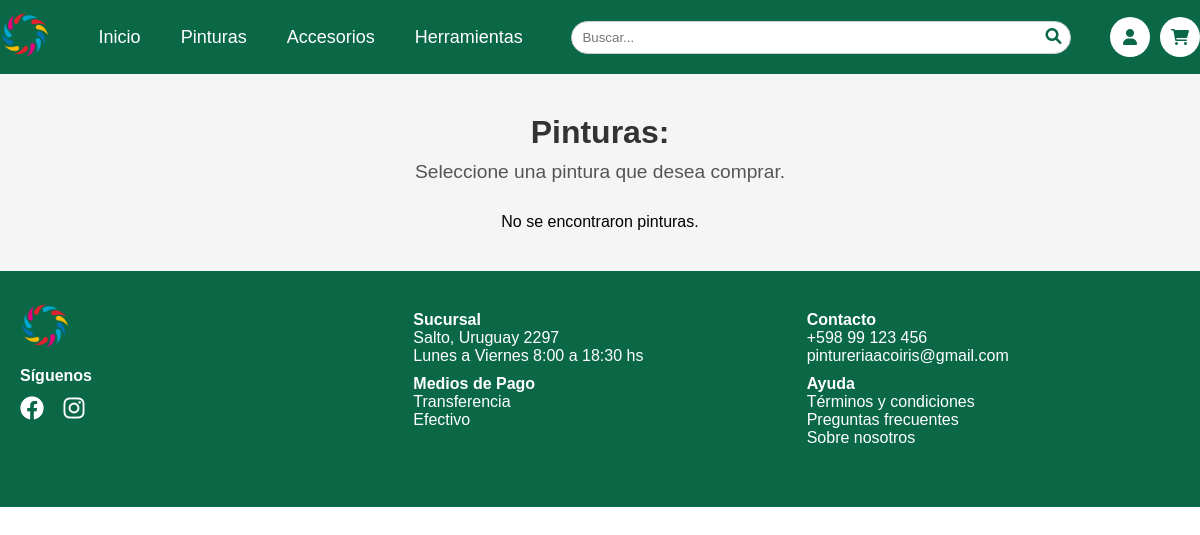
The page /typesPaintings.php?page=3 on the database as committed earlier.
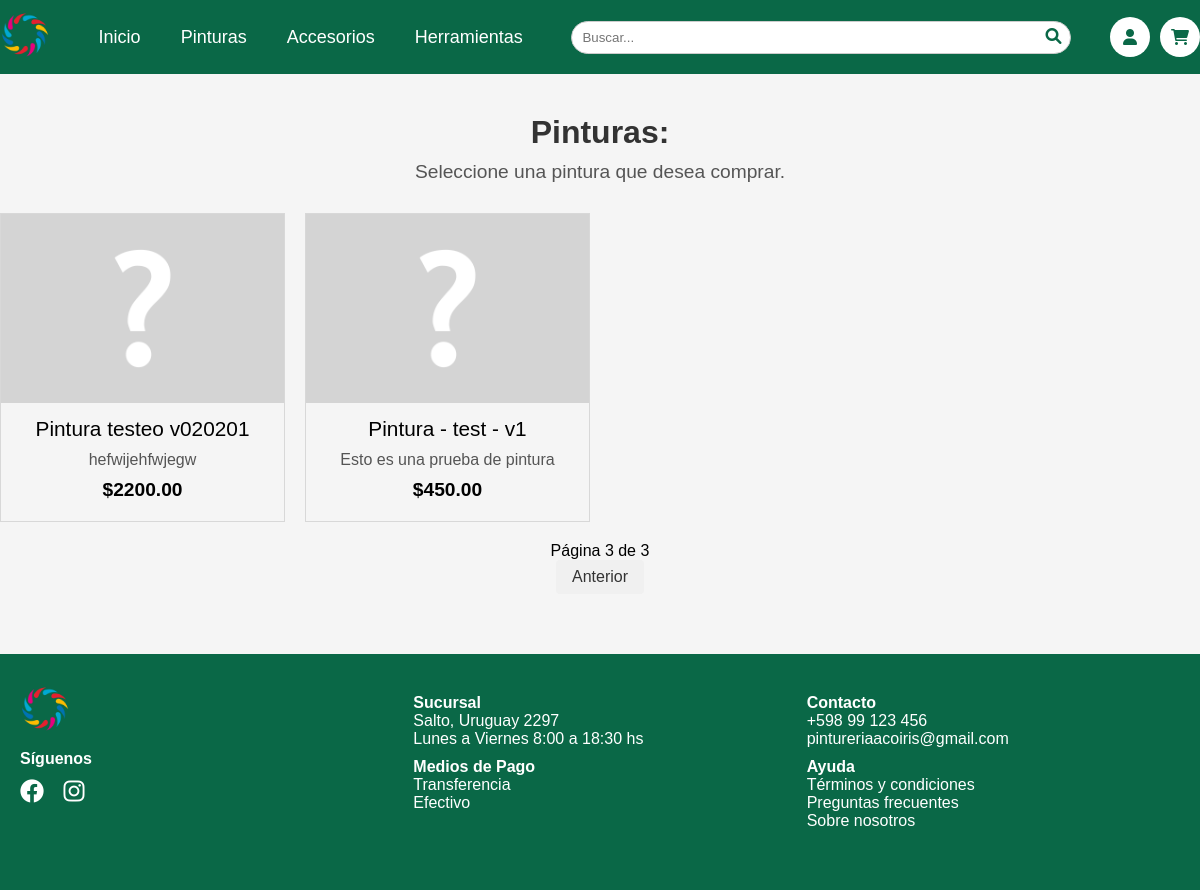
The same page on the database as committed later.
### tables this page shows
CREATE TABLE `productos` (
  `id_producto` int(11) NOT NULL,
  `imagen` varchar(100) DEFAULT 'assets/imgs/productos/none.png',
  `nombre` varchar(30) NOT NULL,
  `descripcion` text DEFAULT NULL,
  `precio` decimal(10,2) DEFAULT NULL,
  `stock_cantidad` int(11) DEFAULT NULL,
  `marca` varchar(20) DEFAULT NULL,
  `unidad` enum('Litro','Kg','Cantidad') NOT NULL,
  `fecha_ingreso` date DEFAULT NULL,
  `fecha_actualizacion` timestamp NOT NULL DEFAULT current_timestamp() ON UPDATE current_timestamp(),
  `id_proveedor` int(11) DEFAULT NULL,
  `mostrar` tinyint(1) DEFAULT 1
);

### codes/loadPaintings.php (the view, shortened to what this page needs)
<?php
include './database/database.php';
$paintingsPerPage = 10;
$page = isset($_GET['page']) ? (int)$_GET['page'] : 1;
$offset = ($page - 1) * $paintingsPerPage;
$query = "SELECT p.id_producto, p.imagen, p.nombre, p.descripcion, p.precio
          FROM Productos p
          INNER JOIN Pinturas pt ON p.id_producto = pt.id_producto
          WHERE p.mostrar = 1
          LIMIT ? OFFSET ?";
$stmt = $conn->prepare($query);
$stmt->bind_param("ii", $paintingsPerPage, $offset);
$stmt->execute();
$result = $stmt->get_result();
if ($result->num_rows > 0) {
    echo '<div class="gallery">';
    while ($row = $result->fetch_assoc()) {
        echo '<a href="buyProduct.php?id_producto=' . $row['id_producto'] . '" class="paint-type-link">';
        echo '<div class="paint-type">';
        echo '<img src="' . $row['imagen'] . '" alt="' . $row['descripcion'] . '">';
        echo '<p class="product-name">' . $row['nombre'] . '</p>';
        echo '<p class="product-description">' . $row['descripcion'] . '</p>';
        echo '<p class="product-price">$' . $row['precio'] . '</p>';
        echo '</div>';
        echo '</a>';
    }
    echo '</div>';
    $countQuery = "SELECT COUNT(*) AS total FROM Productos p
                   INNER JOIN Pinturas pt ON p.id_producto = pt.id_producto
                   WHERE p.mostrar = 1";
    $countResult = $conn->query($countQuery);
    $totalRows = $countResult->fetch_assoc()['total'];
    $totalPages = ceil($totalRows / $paintingsPerPage);
    echo '<div class="pagination">';
    echo '<span>Página ' . $page . ' de ' . $totalPages . '</span><br>';
    if ($page > 1) {
        echo '<a href="?page=' . ($page - 1) . '">Anterior</a>';
    }
    echo '</div>';
} else {
    echo "No se encontraron pinturas.";
}

Rows that differ between the two databases and show on the page:
added productos: imagen (placeholder picture), nombre "Pintura testeo v020201", descripcion "hefwijehfwjegw", precio "2200.00"
added productos: imagen (placeholder picture), nombre "Pintura - test - v1", descripcion "Esto es una prueba de pintura", precio "450.00"
Other text that changed with them:
$page: (not shown) → "3"
$totalPages: (not shown) → "3"
text no longer shown: "No se encontraron pinturas."
text now shown: "Página de Anterior"
